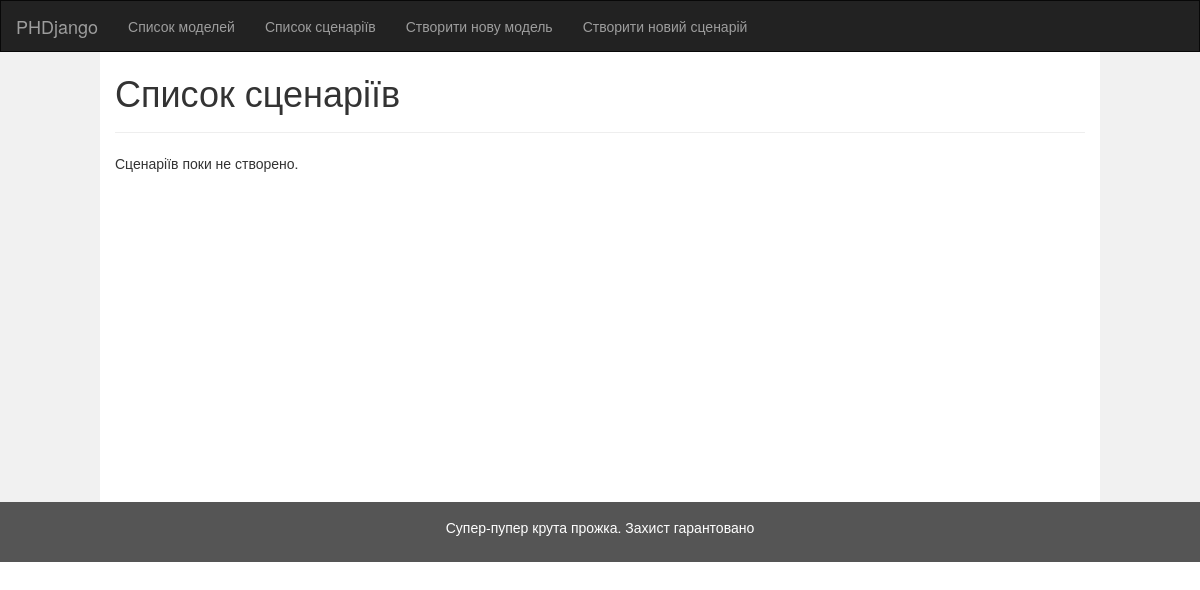
The app's page /models/model-run-config/, older data.
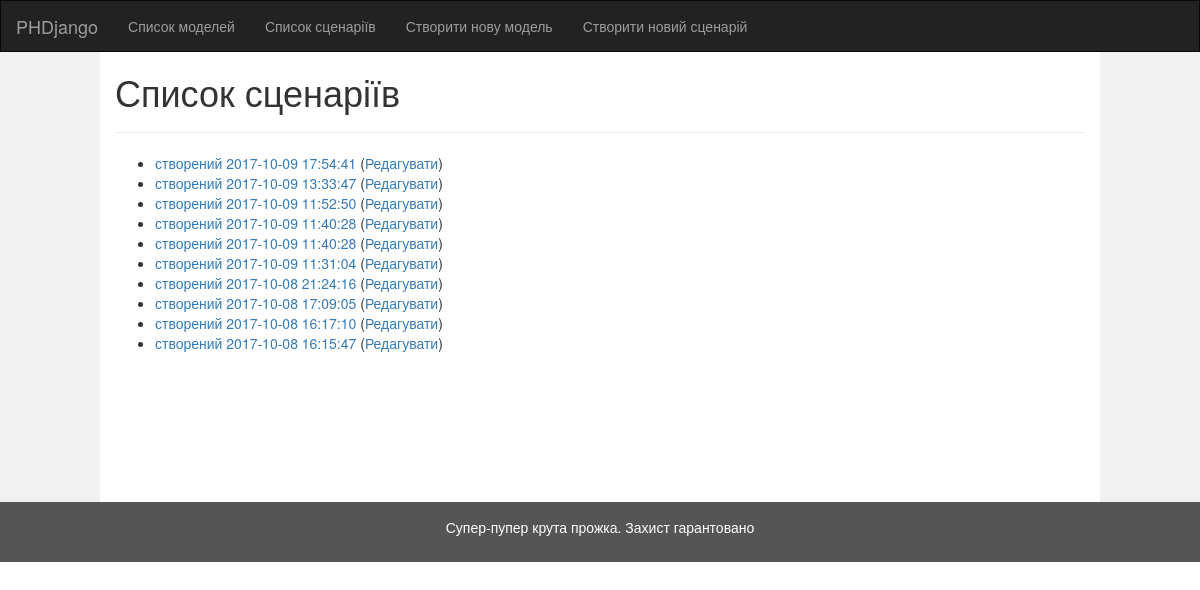
The same page, newer data.
### models/models.py (models this page shows)
class ModelRunConfiguration(models.Model):
    title = models.CharField(null=True, max_length=1024)
    created_at = models.DateTimeField(auto_now_add=True, null=True)
    iterations = models.IntegerField("Кількість ітерацій", null=True)
    initial_money = models.DecimalField("Початковий обсяг грошової маси", null=True,max_digits=20,decimal_places=2)
    household_birth = models.IntegerField("Приріст чисельності домогосподарств", null=True)
    firm_birth = models.IntegerField("Рівень появи нових фірм", null=True)
    money_growth = models.DecimalField("Приріст грошової маси", null=True, max_digits=20, decimal_places=2)
    raw_firm_config = models.ForeignKey(FirmRunConfiguration, related_name="RawFirm", null=True)
    capital_firm_config = models.ForeignKey(FirmRunConfiguration, related_name="CapitalFirm", null=True)
    production_firm_config = models.ForeignKey(FirmRunConfiguration, related_name="ProductionFirm", null=True)
    household_config = models.ForeignKey(HouseholdRunConfiguration, related_name="Household", null=True)
    government_config = models.ForeignKey(GovernmentRunConfiguration, related_name="Government", null=True)
    outside_world_config = models.ForeignKey(OutsideWorldRunConfiguration, related_name="OutsideWorld", null=True)
    def natural_key(self):
        return (self.title, self.created_at, self.iterations, self.initial_money, self.household_birth, self.firm_birth,
                self.money_growth,) + self.raw_firm_config.natural_key() + self.capital_firm_config.natural_key() + \
               self.production_firm_config.natural_key() + self.household_config.natural_key() + self.government_config.natural_key() + \
               self.outside_world_config.natural_key()
    natural_key.dependencies = ['phdjango.FirmRunConfiguration', 'phdjango.HouseholdRunConfiguration',
                                'phdjango.GovernmentRunConfiguration', 'phdjango.OutsideWorldRunConfiguration']
    def __str__(self):
        return "Сценарій " + str(
            self.title) if self.title is not None else "" + " створений " + self.created_at.strftime("%Y-%m-%d %H:%M:%S")

### models/run_config_views.py (the view)
class RunConfIndexView(generic.ListView):
    template_name = 'models/run-conf-index.html'
    context_object_name = 'latest_run_conf_list'
    def get_queryset(self):
        return ModelRunConfiguration.objects.order_by('-created_at')

### models/templates/models/run-conf-index.html
{% extends 'models/base.html' %}
{% block title %}Список сценаріїв{% endblock %}
{% block content %}
    {% if latest_run_conf_list %}
        <ul>
            {% for model in latest_run_conf_list %}
                <li>
                    <a href="{% url 'models:model-run-config-detail' model.id %}">{{ model }}</a>
                    (<a href="{% url 'models:model-run-config-edit-basic' model.id %}">Редагувати</a>)
                </li>
            {% endfor %}
        </ul>
    {% else %}
        <p>Сценаріїв поки не створено.</p>
    {% endif %}
{% endblock %}

### models/templates/models/base.html (shortened to what this page needs)
<!DOCTYPE html>
<html lang="en">
<head>
    <link rel="stylesheet" href="https://maxcdn.bootstrapcdn.com/bootstrap/3.3.7/css/bootstrap.min.css">
</head>
<body>
<nav class="navbar navbar-inverse">
    <div class="container-fluid">
        <div class="navbar-header">
            <a class="navbar-brand" href="#">PHDjango</a>
        </div>
        <div class="collapse navbar-collapse" id="myNavbar">
            <ul class="nav navbar-nav">
                <li><a href="{% url 'models:model-config-index' %}">Список моделей</a></li>
                <li><a href="{% url 'models:model-run-config-index' %}">Список сценаріїв</a></li>
                <li><a href="{% url 'models:model-config-create' %}">Створити нову модель</a></li>
                <li><a href="{% url 'models:model-run-config-create' %}">Створити новий сценарій</a></li>
            </ul>
        </div>
    </div>
</nav>
<div class="container-fluid text-center">
    <div class="row content">
        <div class="col-sm-1 sidenav">
        </div>
        <div class="col-sm-10 text-left">
            <h1>{% block title %}{% endblock %}</h1>
            <hr>
            {% block content %}(no content){% endblock %}
        </div>
        <div class="col-sm-1 sidenav">
        </div>
    </div>
</div>
<footer class="container-fluid text-center">
    <p>Супер-пупер крута прожка. Захист гарантовано</p>
</footer>
</body>
</html>

### models/templates/models/base.html (style rules this page uses)
.navbar { margin-bottom: 0; border-radius: 0; }
.row.content { height: 450px }
.sidenav { padding-top: 20px; background-color: #f1f1f1; height: 100%; }
footer { background-color: #555; color: white; padding: 15px; }
.text-left { margin-bottom: 20px; }

Row changes from the older to the newer data that the page shows:
added ModelRunConfiguration: title+created_at "створений 2017-10-09 17:54:41"
added ModelRunConfiguration: title+created_at "створений 2017-10-09 13:33:47"
added ModelRunConfiguration: title+created_at "створений 2017-10-09 11:52:50"
added ModelRunConfiguration: title+created_at "створений 2017-10-09 11:40:28"
added ModelRunConfiguration: title+created_at "створений 2017-10-09 11:40:28"
added ModelRunConfiguration: title+created_at "створений 2017-10-09 11:31:04"
added ModelRunConfiguration: title+created_at "створений 2017-10-08 21:24:16"
added ModelRunConfiguration: title+created_at "створений 2017-10-08 17:09:05"
added ModelRunConfiguration: title+created_at "створений 2017-10-08 16:17:10"
added ModelRunConfiguration: title+created_at "створений 2017-10-08 16:15:47"
Text that changed along with them:
text no longer shown: "Сценаріїв поки не створено."
